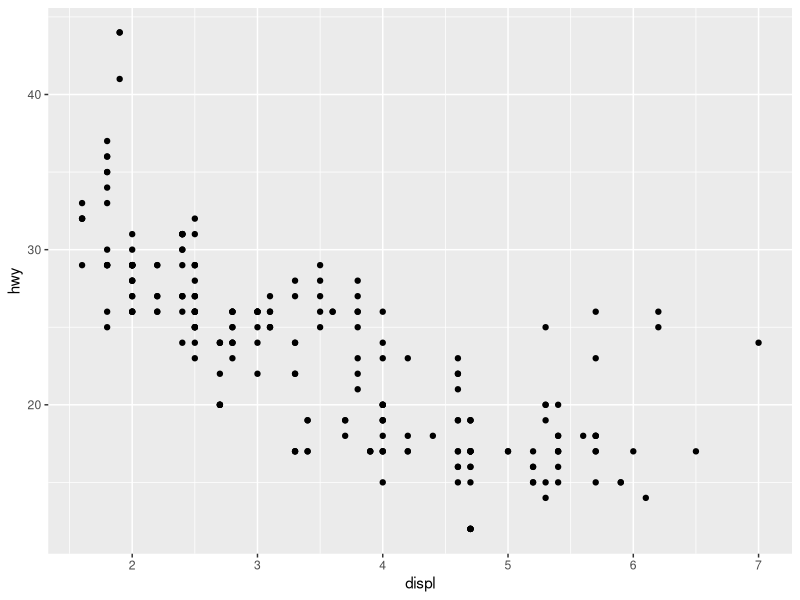
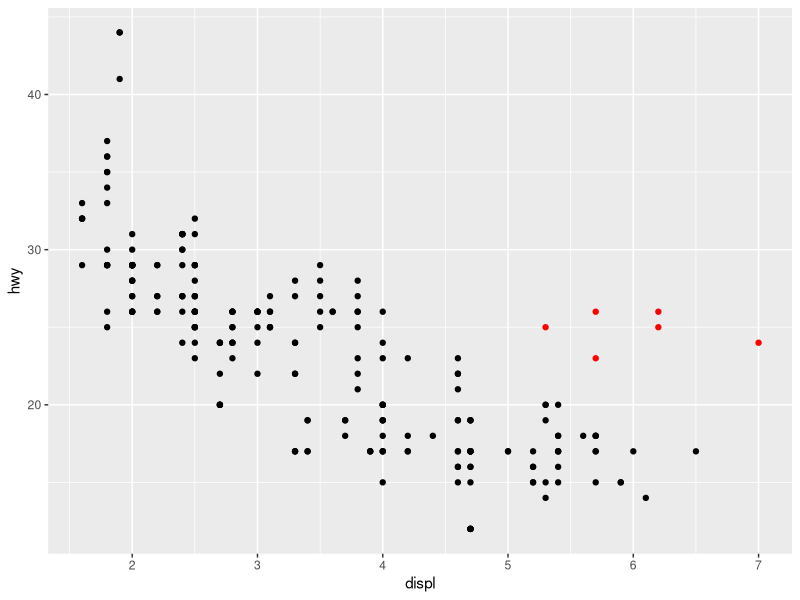
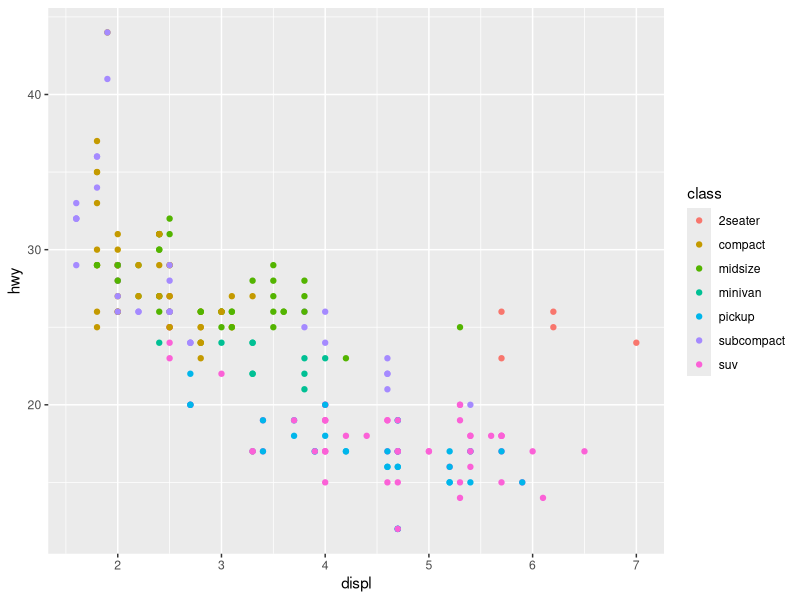
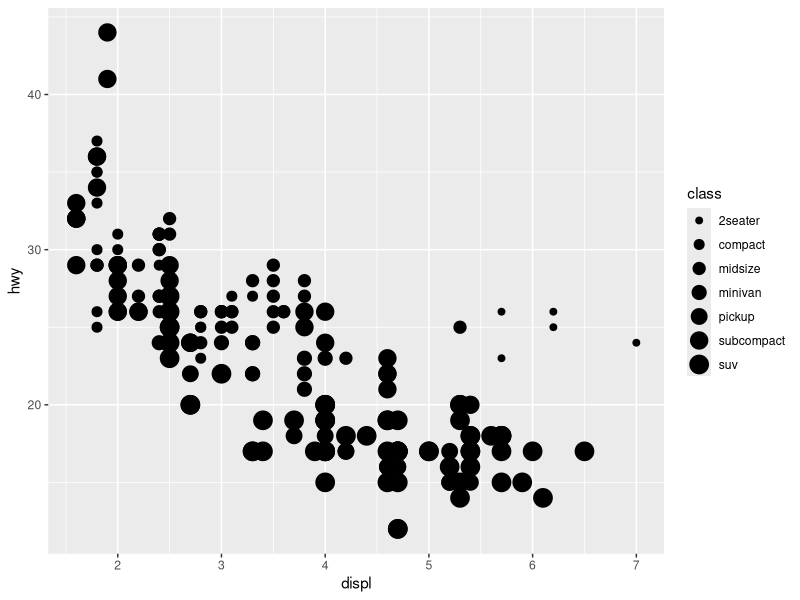
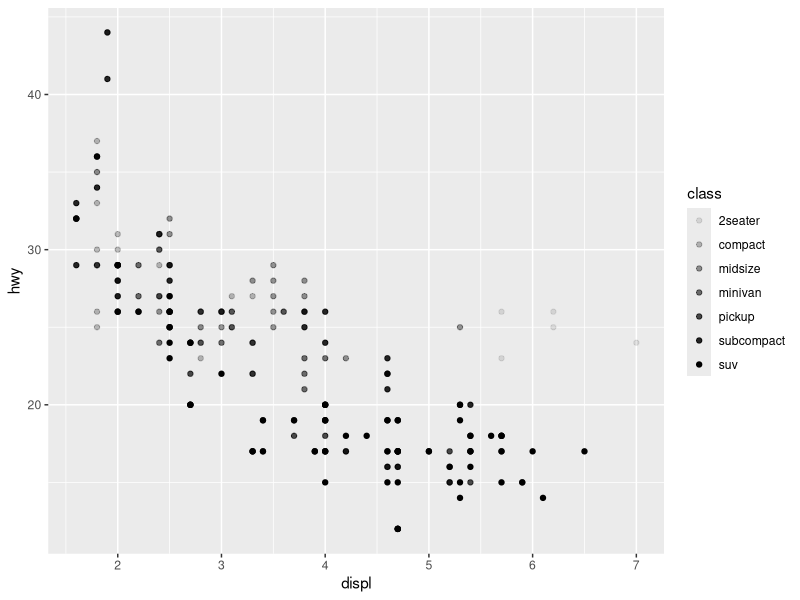
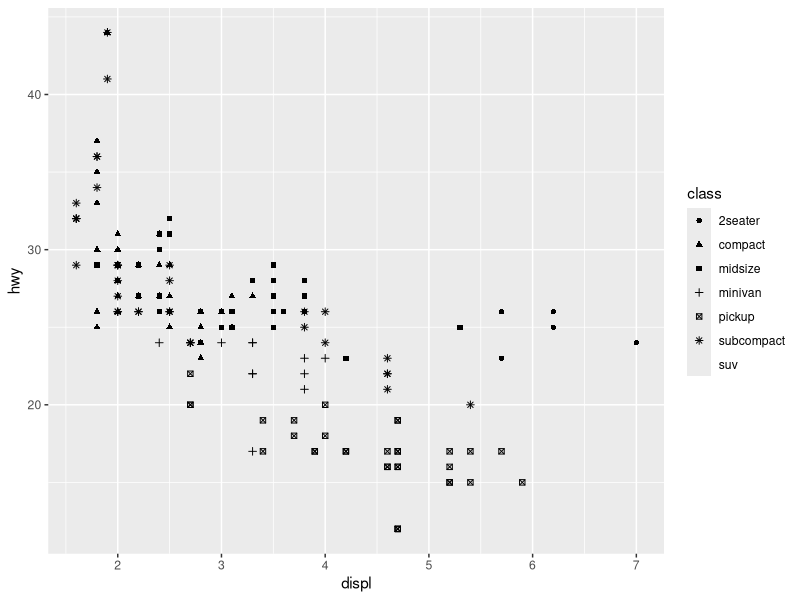
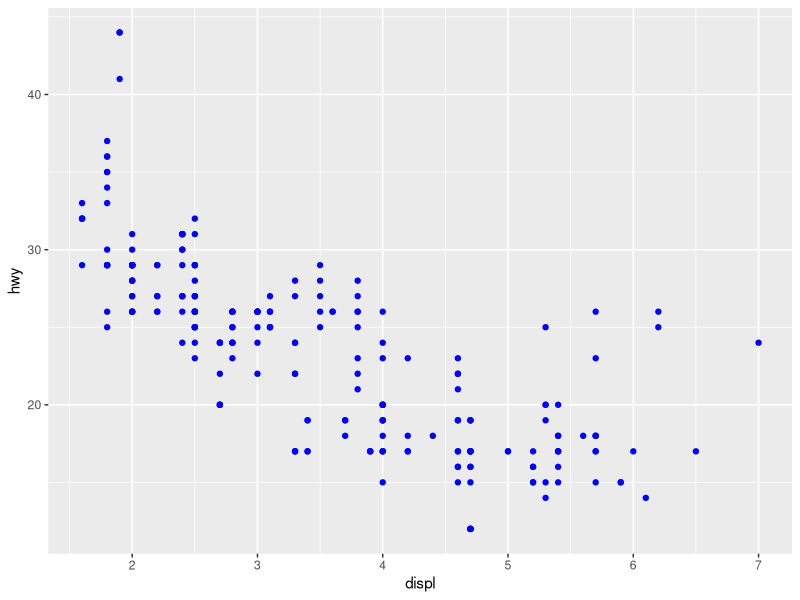
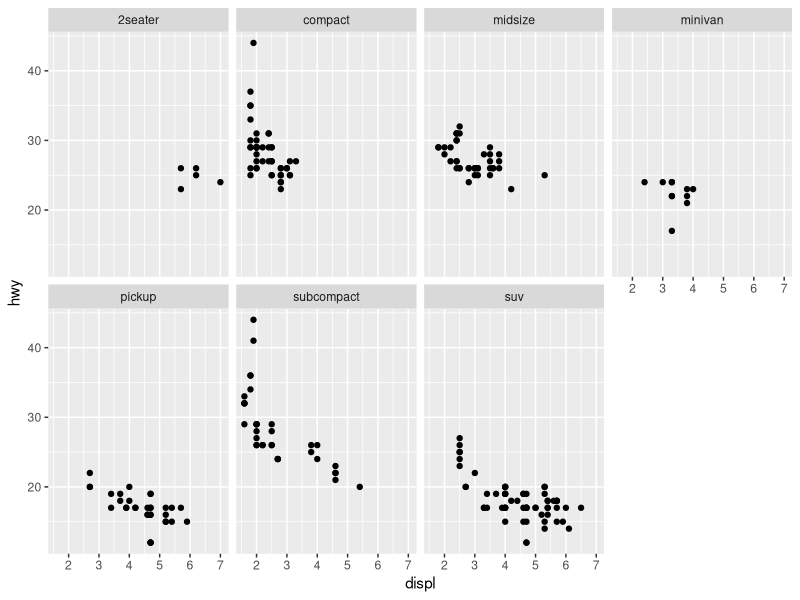

Write the R code that produced these figures, in order.
## ---- chunk 1
#| echo: false
## ---- chunk 2
library(tidyverse)
## ---- chunk 3
str(mpg)
## ---- chunk 4
ggplot(data = mpg) +
  geom_point(mapping = aes(x = displ, y = hwy))
## ---- chunk 5
p_mpg <- mpg %>% mutate(mapcol = ifelse(hwy>20 & displ>5, "red","black"))
ggplot(p_mpg) +
  geom_point(aes(x = displ, y = hwy, col = mapcol)) +
  scale_color_identity()
## ---- chunk 6
ggplot(data = mpg) +
  geom_point(mapping = aes(x = displ, y = hwy, color = class))
## ---- chunk 7
ggplot(data = mpg) +
  geom_point(mapping = aes(x = displ, y = hwy, size = class))
## ---- chunk 8
ggplot(data = mpg) +
  geom_point(mapping = aes(x = displ, y = hwy, alpha = class))
## ---- chunk 9
ggplot(data = mpg) +
  geom_point(mapping = aes(x = displ, y = hwy, shape = class))
## ---- chunk 10
ggplot(data = mpg) +
  geom_point(mapping = aes(x = displ, y = hwy), color = "blue")
## ---- chunk 11
ggplot(data = mpg) +
  geom_point(mapping = aes(x = displ, y = hwy)) +
  facet_wrap(~ class, nrow = 2)
## ---- chunk 12
ggplot(data = mpg) +
  geom_point(mapping = aes(x = displ, y = hwy)) +
  facet_grid(drv ~ cyl)
## ---- chunk 13
ggplot(data = mpg) +
  geom_point(mapping = aes(x = displ, y = hwy)) +
  facet_grid(. ~ cyl)
## ---- chunk 14
#| out-width: "100%"
#| layout-ncol: 2

ggplot(data = mpg) +
  ggtitle("geom_point") +
  geom_point(mapping = aes(x = displ, y = hwy))

ggplot(data = mpg) +
  ggtitle("geom_smooth") +
  geom_smooth(mapping = aes(x = displ, y = hwy))
## ---- chunk 15
ggplot(data = mpg) +
  geom_smooth(mapping = aes(x = displ, y = hwy, linetype = drv))
## ---- chunk 16
ggplot(data = mpg) +
  geom_smooth(mapping = aes(x = displ, y = hwy))
## ---- chunk 17
ggplot(data = mpg) +
  geom_smooth(mapping = aes(x = displ, y = hwy, group = drv))
## ---- chunk 18
ggplot(data = mpg) +
  geom_smooth(mapping = aes(x = displ, y = hwy, color = drv),
              show.legend = FALSE)
## ---- chunk 19
ggplot(data = mpg, mapping = aes(x = displ, y = hwy)) +
  geom_point() +
  geom_smooth()
## ---- chunk 20
ggplot(data = mpg, mapping = aes(x = displ, y = hwy)) +
  geom_point(mapping = aes(color = class)) +
  geom_smooth(
    data = filter(mpg, class == "subcompact"),
    se = FALSE
  )
## ---- chunk 21
ggplot(data = diamonds) +
  geom_bar(mapping = aes(x = cut))
## ---- chunk 22
demo <- tribble (
  ~a, ~b,
  "bar_1", 20,
  "bar_2", 30,
  "bar_3", 40
)

ggplot(data = demo) +
  geom_bar(mapping = aes(x = a, y = b), stat = "identity")
## ---- chunk 23
ggplot(data = diamonds) +
  geom_bar(aes(x = cut, y = after_stat(prop), group = 1))
## ---- chunk 24
ggplot(data = diamonds) +
  stat_summary(
    mapping = aes(x = cut, y = depth),
    fun.min = min,
    fun.max = max,
    fun = median
  )
## ---- chunk 25
ggplot(data = diamonds) +
  geom_bar(aes(x = cut, fill = clarity))
## ---- chunk 26
ggplot(data = diamonds) +
  geom_bar(aes(x = cut, fill = clarity), position = "identity")
## ---- chunk 27
ggplot(data = diamonds,
       mapping = aes(x = cut, fill = clarity)) +
  geom_bar(alpha = 1/5, position = "identity")
## ---- chunk 28
ggplot(data = diamonds,
       mapping = aes(x = cut, color = clarity)) +
  geom_bar(fill = NA, position = "identity")
## ---- chunk 29
ggplot(data = diamonds) +
  geom_bar(aes(x = cut, fill = clarity), position = "fill")
## ---- chunk 30
ggplot(data = diamonds) +
  geom_bar(aes(x = cut, fill = clarity), position = "dodge")
## ---- chunk 31
ggplot(data = mpg) +
  geom_point(
    mapping = aes(x = displ, y = hwy),
    position = "jitter"
  )
